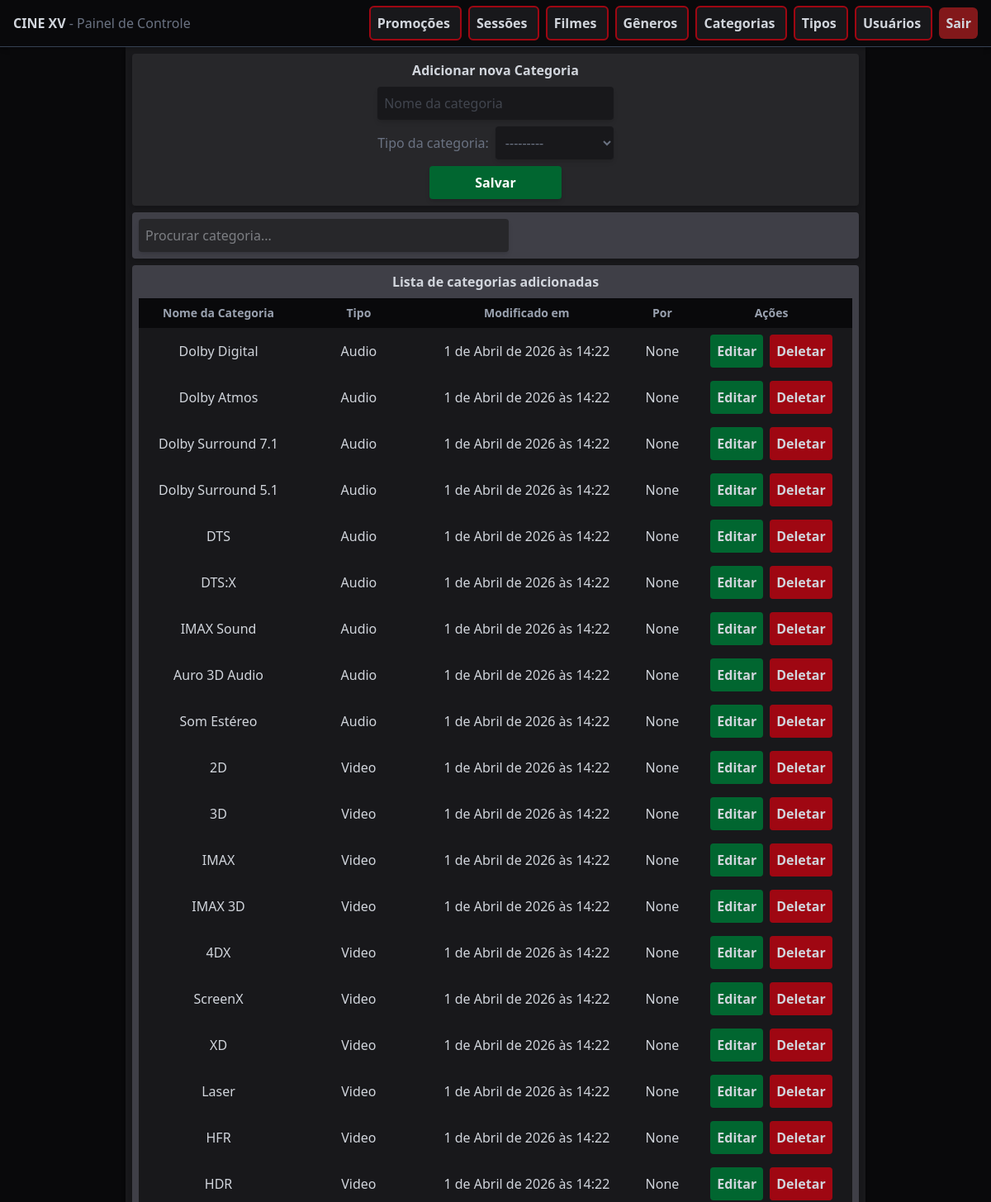
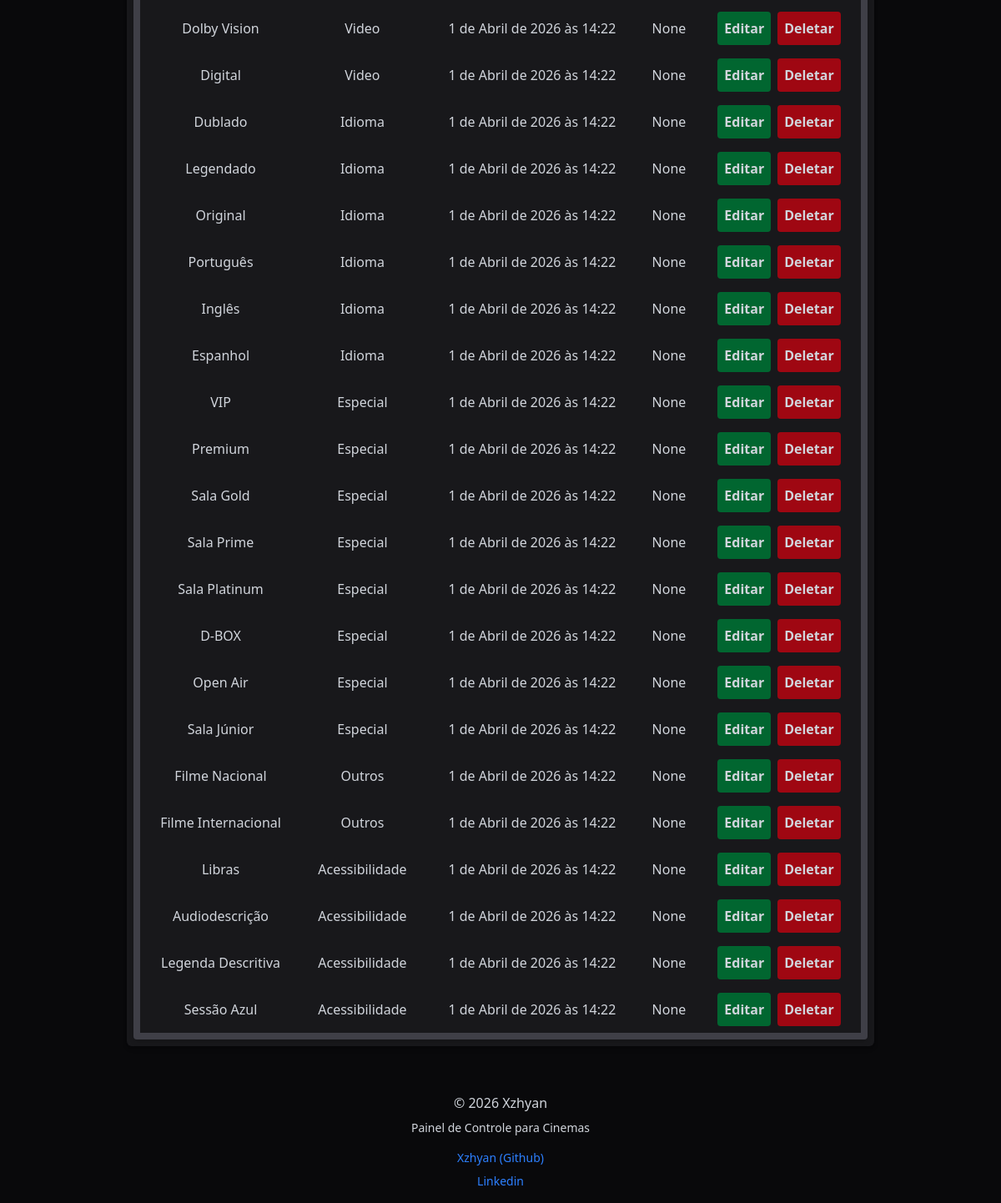
Page /categories/ (signed in) on the committed database (2 pictures, top to bottom).
### api/models.py (models this page shows, shortened)
class Category(models.Model):
    name = models.CharField(max_length=100, unique=True)
    category_type = models.ForeignKey(CategoryType, on_delete=models.SET_NULL, null=True, related_name='categories')
    modified_by = models.ForeignKey(User, on_delete=models.SET_NULL, null=True, related_name='mod_categories')
    modified_at = models.DateTimeField(auto_now_add=True)

class CategoryType(models.Model):
    name = models.CharField(max_length=100, unique=True)
    modified_by = models.ForeignKey(User, on_delete=models.SET_NULL, null=True, related_name='mod_types')
    modified_at = models.DateTimeField(auto_now_add=True)
    def __str__(self):
        return self.name

### control/views.py (the view, shortened to what this page needs)
# urls.py: path('categories/', views.categories, name='categories'),
@login_required(login_url='user-login')
def categories(request):
    form = AddCategoryForm()
    categories = Category.objects.all()
    context = {
        'form': form,
        'categories': categories
    }
    return render(request, 'category/categories.html', context)

### control/forms.py
class AddCategoryForm(forms.ModelForm):
    class Meta:
        model = Category
        fields = ['name', 'category_type']
        widgets = {
            'name': forms.TextInput(attrs={
                'class': "bg-zinc-900 hover:bg-zinc-700 transition outline-none p-2 rounded-sm shadow-md",
                'placeholder': "Nome da categoria"
            }),
            'category_type': forms.Select(attrs={
                'class': "bg-zinc-900 hover:bg-zinc-700 transition outline-none p-2 rounded-sm shadow-md"
            })
        }

### control/templates/category/categories.html (shortened to what this page needs)
{% extends 'base.html' %}
{% block content %}
<div class="w-4xl bg-zinc-900 mx-auto p-2 rounded-b-md space-y-2 shadow-md">
    <div class="bg-zinc-800 flex flex-col gap-2 text-center items-center rounded-sm p-2 shadow-md">
        <h1 class="font-semibold">Adicionar nova Categoria</h1>
        <form method="POST" class="flex flex-col gap-2 text-gray-500">
            {{ form.name }}
            <div class="flex items-center gap-2">
                <p>Tipo da categoria:</p>
                {{ form.category_type }}
            </div>
            <button name="form_type" value="add_form" type="submit" class="w-40 mx-auto bg-green-800 hover:bg-green-600 p-2 rounded-sm text-white font-semibold cursor-pointer transition shadow-md">
                Salvar
            </button>
        </form>
    </div>
    <div class="bg-zinc-700 flex flex-col gap-2 text-center rounded-sm p-2 shadow-md">
        <input id="search-files" type="search" placeholder="Procurar categoria..." class="w-full max-w-md bg-zinc-800 hover:bg-zinc-600 rounded-sm p-2 shadow-md">
    </div>
    <div class="bg-zinc-700 flex flex-col gap-2 text-center items-center rounded-sm p-2 shadow-md">
        <h1 class="font-semibold">Lista de categorias adicionadas</h1>
        <table class="w-full text-center">
            <thead>
                <tr class="bg-zinc-950 font-semibold text-sm text-gray-400">
                    <th class="p-1">Nome da Categoria</th>
                    <th class="p-1">Tipo</th>
                    <th class="p-1">Modificado em</th>
                    <th class="p-1">Por</th>
                    <th class="p-2">Ações</th>
                </tr>
            </thead>
            <tbody>
                {% for category in categories %}
                <tr class="bg-zinc-900 hover:bg-zinc-800 transition cursor-pointer">
                    <td class="p-2">{{ category.name }}</td>
                    <td class="p-2">{{ category.category_type }}</td>
                    <td class="p-2">{{ category.modified_at }}</td>
                    <td class="p-2">{{ category.modified_by }}</td>
                    <td class="p-2 flex flex-row justify-center items-center gap-2">
                        <a href="{% url 'category-edit' category.id %}" class="bg-green-800 hover:bg-green-600 p-2 rounded-sm cursor-pointer transition font-semibold">
                            Editar
                        </a>
                        <form method="POST">
                            <button name="form_type" value="delete_form" class="bg-red-800 hover:bg-red-600 p-2 rounded-sm cursor-pointer transition font-semibold">
                                Deletar
                            </button>
                        </form>
                    </td>
                </tr>
                {% endfor %}
            </tbody>
        </table>
    </div>
</div>
{% endblock %}

### control/static/styles.css (style rules this page uses)
body { background-image: url("background.png"); background-repeat: no-repeat; background-position: center center; background-size: cover; min-height: 100vh; }

### rows in the picture
Category: name "Dolby Digital", category_type "Audio", modified_at "1 de Abril de 2026 às 14:22", modified_by "None"
Category: name "Dolby Atmos", category_type "Audio", modified_at "1 de Abril de 2026 às 14:22", modified_by "None"
Category: name "Dolby Surround 7.1", category_type "Audio", modified_at "1 de Abril de 2026 às 14:22", modified_by "None"
Category: name "Dolby Surround 5.1", category_type "Audio", modified_at "1 de Abril de 2026 às 14:22", modified_by "None"
Category: name "DTS", category_type "Audio", modified_at "1 de Abril de 2026 às 14:22", modified_by "None"
Category: name "DTS:X", category_type "Audio", modified_at "1 de Abril de 2026 às 14:22", modified_by "None"
Category: name "IMAX Sound", category_type "Audio", modified_at "1 de Abril de 2026 às 14:22", modified_by "None"
Category: name "Auro 3D Audio", category_type "Audio", modified_at "1 de Abril de 2026 às 14:22", modified_by "None"
Category: name "Som Estéreo", category_type "Audio", modified_at "1 de Abril de 2026 às 14:22", modified_by "None"
Category: name "2D", category_type "Video", modified_at "1 de Abril de 2026 às 14:22", modified_by "None"
Category: name "3D", category_type "Video", modified_at "1 de Abril de 2026 às 14:22", modified_by "None"
Category: name "IMAX", category_type "Video", modified_at "1 de Abril de 2026 às 14:22", modified_by "None"
Category: name "IMAX 3D", category_type "Video", modified_at "1 de Abril de 2026 às 14:22", modified_by "None"
Category: name "4DX", category_type "Video", modified_at "1 de Abril de 2026 às 14:22", modified_by "None"
Category: name "ScreenX", category_type "Video", modified_at "1 de Abril de 2026 às 14:22", modified_by "None"
Category: name "XD", category_type "Video", modified_at "1 de Abril de 2026 às 14:22", modified_by "None"
Category: name "Laser", category_type "Video", modified_at "1 de Abril de 2026 às 14:22", modified_by "None"
Category: name "HFR", category_type "Video", modified_at "1 de Abril de 2026 às 14:22", modified_by "None"
Category: name "HDR", category_type "Video", modified_at "1 de Abril de 2026 às 14:22", modified_by "None"
Category: name "Dolby Vision", category_type "Video", modified_at "1 de Abril de 2026 às 14:22", modified_by "None"
Category: name "Digital", category_type "Video", modified_at "1 de Abril de 2026 às 14:22", modified_by "None"
Category: name "Dublado", category_type "Idioma", modified_at "1 de Abril de 2026 às 14:22", modified_by "None"
Category: name "Legendado", category_type "Idioma", modified_at "1 de Abril de 2026 às 14:22", modified_by "None"
Category: name "Original", category_type "Idioma", modified_at "1 de Abril de 2026 às 14:22", modified_by "None"
Category: name "Português", category_type "Idioma", modified_at "1 de Abril de 2026 às 14:22", modified_by "None"
Category: name "Inglês", category_type "Idioma", modified_at "1 de Abril de 2026 às 14:22", modified_by "None"
Category: name "Espanhol", category_type "Idioma", modified_at "1 de Abril de 2026 às 14:22", modified_by "None"
Category: name "VIP", category_type "Especial", modified_at "1 de Abril de 2026 às 14:22", modified_by "None"
Category: name "Premium", category_type "Especial", modified_at "1 de Abril de 2026 às 14:22", modified_by "None"
Category: name "Sala Gold", category_type "Especial", modified_at "1 de Abril de 2026 às 14:22", modified_by "None"
Category: name "Sala Prime", category_type "Especial", modified_at "1 de Abril de 2026 às 14:22", modified_by "None"
Category: name "Sala Platinum", category_type "Especial", modified_at "1 de Abril de 2026 às 14:22", modified_by "None"
Category: name "D-BOX", category_type "Especial", modified_at "1 de Abril de 2026 às 14:22", modified_by "None"
Category: name "Open Air", category_type "Especial", modified_at "1 de Abril de 2026 às 14:22", modified_by "None"
Category: name "Sala Júnior", category_type "Especial", modified_at "1 de Abril de 2026 às 14:22", modified_by "None"
Category: name "Filme Nacional", category_type "Outros", modified_at "1 de Abril de 2026 às 14:22", modified_by "None"
Category: name "Filme Internacional", category_type "Outros", modified_at "1 de Abril de 2026 às 14:22", modified_by "None"
Category: name "Libras", category_type "Acessibilidade", modified_at "1 de Abril de 2026 às 14:22", modified_by "None"
Category: name "Audiodescrição", category_type "Acessibilidade", modified_at "1 de Abril de 2026 às 14:22", modified_by "None"
Category: name "Legenda Descritiva", category_type "Acessibilidade", modified_at "1 de Abril de 2026 às 14:22", modified_by "None"
Category: name "Sessão Azul", category_type "Acessibilidade", modified_at "1 de Abril de 2026 às 14:22", modified_by "None"
